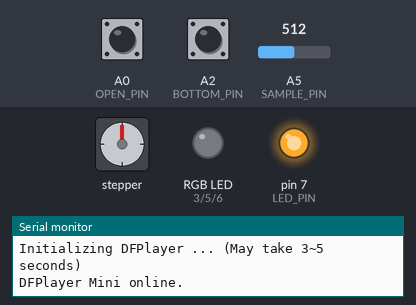
Simulated run of this sketch. Board: Arduino Uno, built with avr-gcc and run on an emulated ATmega328P. Parts: stepper motor, an RGB LED mixed from three pins (HIGH = lit), output pins drawn as LEDs (lit = HIGH), the last lines printed to the serial monitor. Wiring (inferred from the names in the program): stepper motor driver (200 steps per turn assumed): step pin 9; direction pin 8. The test bench sets the inputs (shaded band); at power-on: A0 (OPEN_PIN) HIGH, A2 (BOTTOM_PIN) HIGH, A5 (SAMPLE_PIN) = 512. The audio player accepts every command and is not drawn.

Above: at 6.3 s.
6.4 s: A0 (OPEN_PIN) pulled LOW for 0.15 s
At 6.49 s:
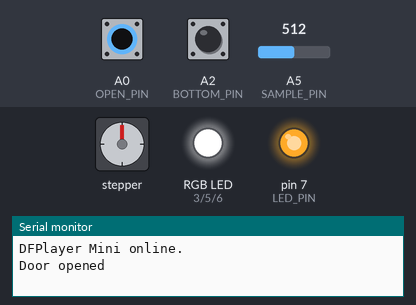
8.0 s: A0 (OPEN_PIN) pulled LOW for 3.2 s
At 12.2 s:
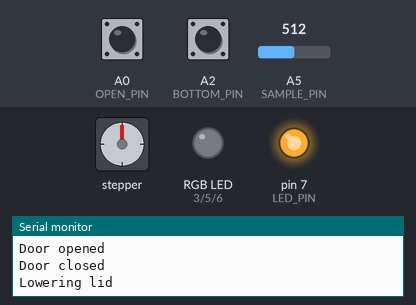
Timing chart, 0 to 13.7 s (numbered marks = the images above; inputs shaded):
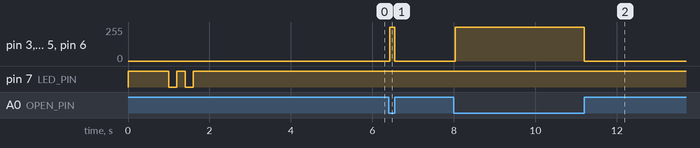

Measured:
- after the input at 6.4 s, pin 3 (RED_PIN), pin 5 (GREEN_PIN), pin 6 (BLUE_PIN): 0/255 → 254/255 at once, → 0/255 0.12 s later
- after the input at 8.0 s, pin 3 (RED_PIN), pin 5 (GREEN_PIN), pin 6 (BLUE_PIN): 0/255 → 254/255 at once, → 0/255 3.2 s later

The sketch:

ArduinoGym.ino
```cpp
// (licence header left out)
/***********Notice and Trouble shooting***************
 1.Connection and Diagram can be found here
 <https://www.dfrobot.com/wiki/index.php/DFPlayer_Mini_SKU:DFR0299#Connection_Diagram>
 2.This code is tested on Arduino Uno, Leonardo, Mega boards.
 ****************************************************/

#include "Arduino.h"
#include "SoftwareSerial.h"
#include "DFRobotDFPlayerMini.h"

// Blue wire is DIR, Green is STEP
#define DIR_PIN 8
#define STEP_PIN 9
#define STEP_DELAY_MS 6

#define MP3_TX_PIN A4
#define MP3_RX_PIN A3

#define OPEN_PIN A0
#define TOP_PIN A1
#define BOTTOM_PIN A2

#define SAMPLE_PIN A5
#define BUSY_PIN 2

#define RED_PIN 3
#define GREEN_PIN 5
#define BLUE_PIN 6

#define LED_PIN 7

#define DOOR_CLOSED 0
#define DOOR_OPEN 2

#define LID_CLOSED 0
#define LID_RAISING 1
#define LID_OPEN 2
#define LID_LOWERING 3

// milliseconds until the line "Rising up..."
#define RISING_UP 50000

uint8_t door;
uint8_t lid;
unsigned long time;
uint8_t stepDiv;

SoftwareSerial mySoftwareSerial(MP3_RX_PIN, MP3_TX_PIN);  // RX, TX
DFRobotDFPlayerMini myDFPlayer;
void printDetail(uint8_t type, int value);


void openLid() {
Serial.println("openLid");
           step(true);
}

void closeLid() {
 Serial.println("closeLid");
          step(false);
}

void step(bool up) {
  stepDiv++;
  if(stepDiv < 10) return;
  stepDiv = 0;
  digitalWrite(DIR_PIN, up ? LOW : HIGH);
  digitalWrite(STEP_PIN, HIGH);
  delay(STEP_DELAY_MS);
  digitalWrite(STEP_PIN, LOW);
  delay(STEP_DELAY_MS);
}

void setup() {

  Serial.begin(115200);

  pinMode(TOP_PIN, INPUT_PULLUP);
  pinMode(BOTTOM_PIN, INPUT_PULLUP);
  pinMode(OPEN_PIN, INPUT_PULLUP);
  pinMode(BUSY_PIN, INPUT);
  pinMode(RED_PIN, OUTPUT);
  pinMode(GREEN_PIN, OUTPUT);
  pinMode(BLUE_PIN, OUTPUT);
  pinMode(STEP_PIN, OUTPUT);
  pinMode(DIR_PIN, OUTPUT);
  pinMode(LED_PIN, OUTPUT);
  digitalWrite(LED_PIN,1);
  delay(1000);
  digitalWrite(LED_PIN,0);
  delay(200);
  digitalWrite(LED_PIN,1);
  delay(200);
  digitalWrite(LED_PIN,0);
  delay(200);
  digitalWrite(LED_PIN,1);

  // wait to give the MP3 player time to initialize
  delay(3000);

  mySoftwareSerial.begin(9600);

  door = DOOR_CLOSED;
  lid = LID_CLOSED;
  time = millis();
  stepDiv = 0;

  Serial.println();
  Serial.println(F("DFRobot DFPlayer Mini Demo"));
  Serial.println(F("Initializing DFPlayer ... (May take 3~5 seconds)"));

  if (!myDFPlayer.begin(mySoftwareSerial)) {  //Use softwareSerial to communicate with mp3.
    Serial.println(F("Unable to begin:"));
    Serial.println(F("1.Please recheck the connection!"));
    Serial.println(F("2.Please insert the SD card!"));
    while (true) {
    delay(200);
  digitalWrite(LED_PIN,0);
  delay(200);
  digitalWrite(LED_PIN,1);
    }
  }
  Serial.println(F("DFPlayer Mini online."));
  myDFPlayer.volume(28);  //Set volume value. From 0 to 30
  myDFPlayer.EQ(5);
}

void loop() {

  if (digitalRead(OPEN_PIN) == 0) {
    if (door == DOOR_CLOSED) {
      door = DOOR_OPEN;
      myDFPlayer.play(1);  //Play the first mp3
      time = millis();
      lid = LID_CLOSED;
      Serial.println("Door opened");
    }

    if (door == DOOR_OPEN) {
      long volume = map(analogRead(SAMPLE_PIN), 0, 256, 0, 255);
      analogWrite(RED_PIN, volume);
      analogWrite(GREEN_PIN, volume);
      analogWrite(BLUE_PIN, volume);
    }

    if (door == DOOR_OPEN && (millis() - time) > RISING_UP) {
      if (lid == LID_CLOSED) {
        Serial.println("Start raising lid");
        lid = LID_RAISING;
      }
      if (lid == LID_RAISING) {
        if (digitalRead(TOP_PIN) == 0) {
         Serial.println("Raising lid");
         openLid();
        } else {
        Serial.println("Lid raised");
           lid = LID_OPEN;
        }
      }
      if(lid == LID_OPEN && digitalRead(BUSY_PIN)) {
        // Song is over
        analogWrite(RED_PIN, 255);
        analogWrite(GREEN_PIN, 255);
        analogWrite(BLUE_PIN, 255);
      }
    }
  } else {
    if (door == DOOR_OPEN) {
      door = DOOR_CLOSED;
      myDFPlayer.stop();
      Serial.println("Door closed");
      lid = LID_LOWERING;
      analogWrite(RED_PIN, 255);
      analogWrite(GREEN_PIN, 0);
      analogWrite(BLUE_PIN, 0);
    }

    if (lid == LID_LOWERING) {
      Serial.println("Lowering lid");
      if (digitalRead(BOTTOM_PIN) == 0) {
        closeLid();

      } else {
        analogWrite(RED_PIN, 0);
        lid = LID_CLOSED;
      }
    }
  }

  if (myDFPlayer.available()) {
    printDetail(myDFPlayer.readType(), myDFPlayer.read());  //Print the detail message from DFPlayer to handle different errors and states.
  }
}

void printDetail(uint8_t type, int value) {
  switch (type) {
    case TimeOut:
      Serial.println(F("Time Out!"));
      break;
    case WrongStack:
      Serial.println(F("Stack Wrong!"));
      break;
    case DFPlayerCardInserted:
      Serial.println(F("Card Inserted!"));
      break;
    case DFPlayerCardRemoved:
      Serial.println(F("Card Removed!"));
      break;
    case DFPlayerCardOnline:
      Serial.println(F("Card Online!"));
      break;
    case DFPlayerUSBInserted:
      Serial.println("USB Inserted!");
      break;
    case DFPlayerUSBRemoved:
      Serial.println("USB Removed!");
      break;
    case DFPlayerPlayFinished:
      Serial.print(F("Number:"));
      Serial.print(value);
      Serial.println(F(" Play Finished!"));
      break;
    case DFPlayerError:
      Serial.print(F("DFPlayerError:"));
      switch (value) {
        case Busy:
          Serial.println(F("Card not found"));
          break;
        case Sleeping:
          Serial.println(F("Sleeping"));
          break;
        case SerialWrongStack:
          Serial.println(F("Get Wrong Stack"));
          break;
        case CheckSumNotMatch:
          Serial.println(F("Check Sum Not Match"));
          break;
        case FileIndexOut:
          Serial.println(F("File Index Out of Bound"));
          break;
        case FileMismatch:
          Serial.println(F("Cannot Find File"));
          break;
        case Advertise:
          Serial.println(F("In Advertise"));
          break;
        default:
          break;
      }
      break;
    default:
      break;
  }
}
```
